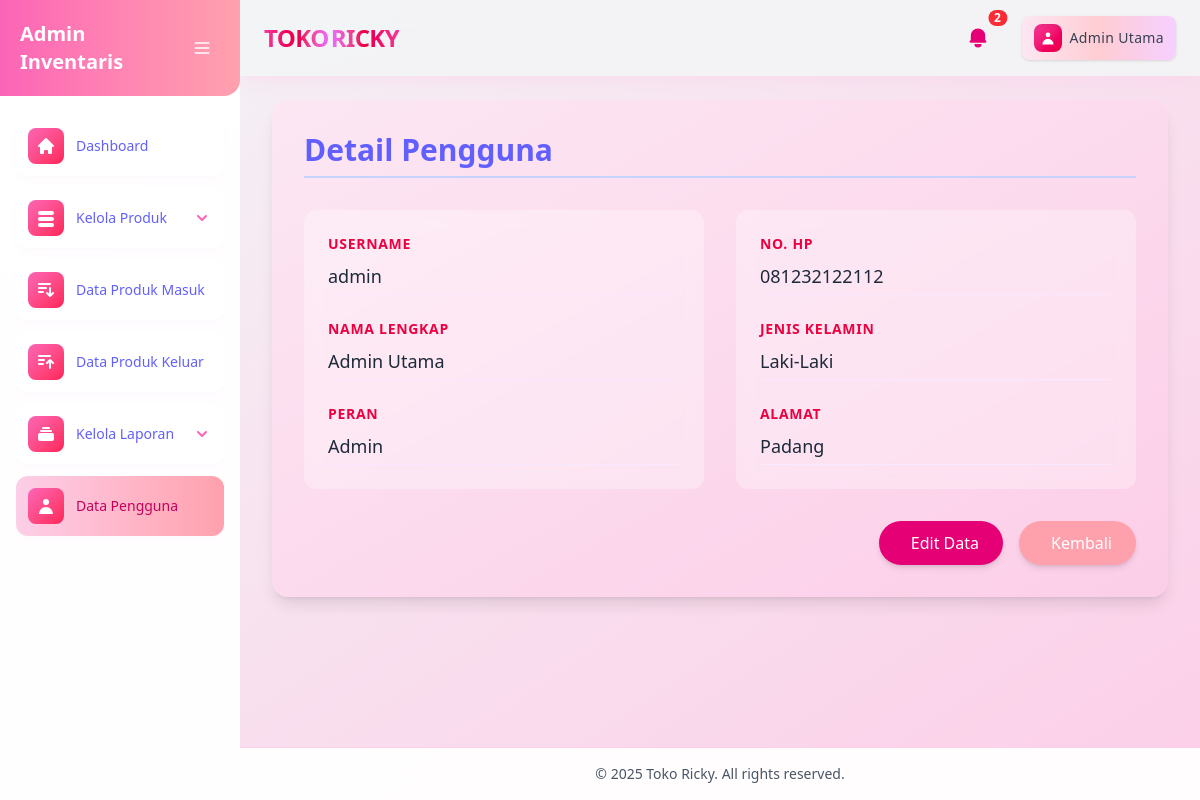
/modul/pengguna/detail.php?id=1 (signed in), run on the app's committed database.
### tables this page shows
CREATE TABLE `pengguna` (
  `id_pengguna` int(11) NOT NULL,
  `username` varchar(50) NOT NULL,
  `password` varchar(255) NOT NULL,
  `nama_lengkap` varchar(100) NOT NULL,
  `alamat` text DEFAULT NULL,
  `jenis_kelamin` enum('Laki-Laki','Perempuan') NOT NULL,
  `nomor_hp` varchar(15) NOT NULL,
  `role` enum('Admin','Kasir','Pemilik') NOT NULL,
  `status_dihapus` tinyint(1) DEFAULT 0
);

### modul/pengguna/detail.php (the view, shortened to what this page needs)
<?php
    include '../../cek_login.php';
?>
<?php include '../../layout/header.php'; ?>
<?php include '../../layout/sidebar.php'; ?>
    <main class="flex-1 p-2 sm:p-4 lg:p-6 animate-slide-in-down">
        <div class="bg-gradient-to-br from-pink-100 to-pink-200 rounded-2xl shadow-lg p-8 max-w-4xl mx-auto animate-fade-in animate-slide-in-up backdrop-blur-sm">
            <h1 class="text-3xl font-bold mb-8 text-indigo-500 border-b-2 border-indigo-200 pb-2">Detail Pengguna</h1>
            <?php
                $id = $_GET['id'];
                $query = mysqli_query($koneksi, "SELECT * FROM pengguna WHERE id_pengguna = '$id'");
                $data = mysqli_fetch_array($query);
            ?>
            <div class="grid grid-cols-1 md:grid-cols-2 gap-8">
                <div class="space-y-6 bg-white/30 rounded-xl p-6 backdrop-blur-sm">
                    <div class="flex flex-col transform hover:scale-105 transition-transform duration-200">
                        <label class="text-sm font-semibold text-rose-600 uppercase tracking-wider">Username</label>
                        <span class="mt-2 text-gray-800 text-lg border-b border-fuchsia-100 pb-1"><?php echo $data['username']; ?></span>
                    </div>
                    <div class="flex flex-col transform hover:scale-105 transition-transform duration-200">
                        <label class="text-sm font-semibold text-rose-600 uppercase tracking-wider">Nama Lengkap</label>
                        <span class="mt-2 text-gray-800 text-lg border-b border-fuchsia-100 pb-1"><?php echo $data['nama_lengkap']; ?></span>
                    </div>
                    <div class="flex flex-col transform hover:scale-105 transition-transform duration-200">
                        <label class="text-sm font-semibold text-rose-600 uppercase tracking-wider">Peran</label>
                        <span class="mt-2 text-gray-800 text-lg border-b border-fuchsia-100 pb-1"><?php echo $data['role']; ?></span>
                    </div>
                </div>
                <div class="space-y-6 bg-white/30 rounded-xl p-6 backdrop-blur-sm">
                    <div class="flex flex-col transform hover:scale-105 transition-transform duration-200">
                        <label class="text-sm font-semibold text-rose-600 uppercase tracking-wider">No. HP</label>
                        <span class="mt-2 text-gray-800 text-lg border-b border-fuchsia-100 pb-1"><?php echo $data['nomor_hp'] ?: '-'; ?></span>
                    </div>
                    <div class="flex flex-col transform hover:scale-105 transition-transform duration-200">
                        <label class="text-sm font-semibold text-rose-600 uppercase tracking-wider">Jenis Kelamin</label>
                        <span class="mt-2 text-gray-800 text-lg border-b border-fuchsia-100 pb-1"><?php echo $data['jenis_kelamin']; ?></span>
                    </div>
                    <div class="flex flex-col transform hover:scale-105 transition-transform duration-200">
                        <label class="text-sm font-semibold text-rose-600 uppercase tracking-wider">Alamat</label>
                        <span class="mt-2 text-gray-800 text-lg border-b border-fuchsia-100 pb-1"><?php echo $data['alamat'] ?: '-'; ?></span>
                    </div>
                </div>
            </div>
            <div class="mt-8 flex justify-end space-x-4">
                <a href="edit.php?id=<?php echo $id; ?>" class="px-6 py-2.5 bg-pink-600 text-white rounded-full hover:bg-pink-400 transition-all duration-300 transform hover:scale-105 shadow-md hover:shadow-lg">
                    <i class="fas fa-edit mr-2"></i>Edit Data
                </a>
                <a href="index.php" class="px-6 py-2.5 bg-rose-300 text-white rounded-full hover:bg-rose-500 transition-all duration-300 transform hover:scale-105 shadow-md hover:shadow-lg">
                    <i class="fas fa-arrow-left mr-2"></i>Kembali
                </a>
            </div>
        </div>
    </main>
    <?php include ('../../layout/footer.php'); ?>

### src/style.css (style rules this page uses)
.animate-fade-in { animation: fade-in 0.8s ease-in-out; }
.animate-slide-in-up { animation: slide-in-up 0.6s cubic-bezier(0.16, 1, 0.3, 1); }
.animate-slide-in-down { animation: slide-in-down 0.6s cubic-bezier(0.16, 1, 0.3, 1); }

### data on the page
pengguna: username "admin", nama_lengkap "Admin Utama", role "Admin", nomor_hp "081232122112", jenis_kelamin "Laki-Laki", alamat "Padang"

### other printed values
$total_notifikasi "2"
$sesi_nama_lengkap_pengguna "Admin Utama"
